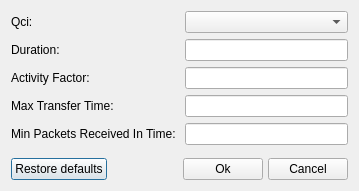
<?xml version="1.0" encoding="UTF-8"?>
<ui version="4.0">
 <class>VoipForm</class>
 <widget class="QDialog" name="VoipForm">
  <property name="geometry">
   <rect>
    <x>0</x>
    <y>0</y>
    <width>359</width>
    <height>191</height>
   </rect>
  </property>
  <property name="windowTitle">
   <string>VoIP Settings</string>
  </property>
  <layout class="QVBoxLayout" name="verticalLayout">
   <item>
    <layout class="QFormLayout" name="formLayout">
     <item row="0" column="0">
      <widget class="QLabel" name="label">
       <property name="text">
        <string>Qci:</string>
       </property>
      </widget>
     </item>
     <item row="1" column="0">
      <widget class="QLabel" name="label_2">
       <property name="text">
        <string>Duration:</string>
       </property>
      </widget>
     </item>
     <item row="2" column="0">
      <widget class="QLabel" name="label_3">
       <property name="text">
        <string>Activity Factor:</string>
       </property>
      </widget>
     </item>
     <item row="3" column="0">
      <widget class="QLabel" name="label_4">
       <property name="text">
        <string>Max Transfer Time:</string>
       </property>
      </widget>
     </item>
     <item row="4" column="0">
      <widget class="QLabel" name="label_5">
       <property name="text">
        <string>Min Packets Received In Time: </string>
       </property>
      </widget>
     </item>
     <item row="1" column="1">
      <widget class="QLineEdit" name="duration"/>
     </item>
     <item row="2" column="1">
      <widget class="QLineEdit" name="activityFactor"/>
     </item>
     <item row="3" column="1">
      <widget class="QLineEdit" name="maxTransferTime"/>
     </item>
     <item row="4" column="1">
      <widget class="QLineEdit" name="minPacketsReceivedInTime"/>
     </item>
     <item row="0" column="1">
      <widget class="QComboBox" name="qciComboBox"/>
     </item>
    </layout>
   </item>
   <item>
    <layout class="QHBoxLayout" name="horizontalLayout">
     <property name="spacing">
      <number>5</number>
     </property>
     <item>
      <widget class="QPushButton" name="restoreButton">
       <property name="text">
        <string>Restore defaults</string>
       </property>
      </widget>
     </item>
     <item>
      <spacer name="horizontalSpacer">
       <property name="orientation">
        <enum>Qt::Horizontal</enum>
       </property>
       <property name="sizeHint" stdset="0">
        <size>
         <width>60</width>
         <height>20</height>
        </size>
       </property>
      </spacer>
     </item>
     <item>
      <widget class="QPushButton" name="okButton">
       <property name="text">
        <string>Ok</string>
       </property>
      </widget>
     </item>
     <item>
      <widget class="QPushButton" name="cancelButton">
       <property name="text">
        <string>Cancel</string>
       </property>
      </widget>
     </item>
    </layout>
   </item>
  </layout>
 </widget>
 <resources/>
 <connections/>
</ui>
